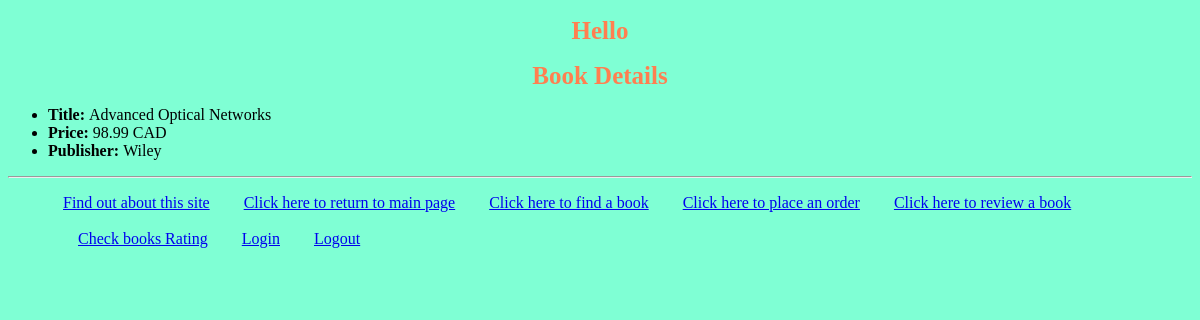
/myapp/1, run on the app's committed database.
### myapp/models.py (models this page shows, shortened)
class Book(models.Model):
    CATEGORY_CHOICES = [
        ('S', 'Scinece&Tech'),
        ('F', 'Fiction'),
        ('B', 'Biography'),
        ('T', 'Travel'),
        ('O', 'Other')
    ]
    title = models.CharField(max_length=200)
    category = models.CharField(max_length=1, choices=CATEGORY_CHOICES, default='S')
    num_pages = models.PositiveIntegerField(default=100)
    price = models.DecimalField(max_digits=10, decimal_places=2)
    description = models.TextField(blank=True)
    publisher = models.ForeignKey(Publisher, related_name='books', on_delete=models.CASCADE)
    num_reviews = models.PositiveIntegerField(default=0)

class Publisher(models.Model):
    name = models.CharField(max_length=200)
    website = models.URLField()
    city = models.CharField(max_length=20, blank=True)
    country = models.CharField(max_length=20, default='USA')
    def __str__(self):
        return self.name

### myapp/views.py (the view)
# urls.py: path(r'<int:book_id>', views.detail, name='book_detail'),
def detail(request, book_id):
    book = get_object_or_404(Book, id=book_id)
    return render(request, 'myapp/detail.html', {'book': book})

### templates/myapp/detail.html
{% extends 'myapp/base.html' %}
{% block body_block %}
     <h1>Book Details</h1>
    <ul>
        <li><b>Title: </b>{{ book.title }}</li>
        <li><b>Price: </b>{{ book.price }} CAD</li>
        <li><b>Publisher: </b>{{ book.publisher }}</li>
    </ul>
{% endblock %}

### myapp/static/myapp/style.css (style rules this page uses)
h1 { color: coral; font-size: 25px; text-align: center; }
body { background-color: aquamarine; }

### data on the page
Book: title "Advanced Optical Networks", price "98.99", publisher "Wiley"
